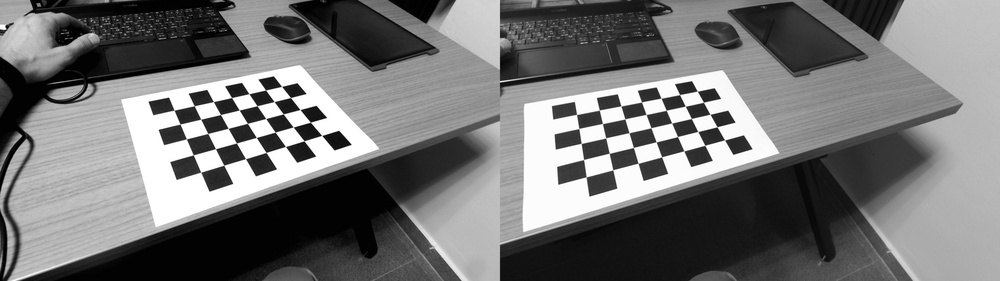
//> input picture stereo_check_undistorted/stereo/calibration/m001.jpg, 1000 x 281 px, shrunk from 1920 x 540 before the run
$ ./main stereo/calibration/m001.jpg stereo/calibration/m002.jpg   (built with g++ and OpenCV 4)
//> lines starting //> are read from the running program, lines starting //| are printed output that depends on the picture
#include <opencv2/opencv.hpp>
#include <iostream>
#include <fstream>

struct StereoParams {
    cv::Mat mtxL, distL, mtxR, distR;
    cv::Mat Rot, Trns, Emat, Fmat;
};

void loadStereoParams(const std::string& filename, StereoParams& params) {
    cv::FileStorage fs(filename, cv::FileStorage::READ);
    if (!fs.isOpened()) {
        throw std::runtime_error("Could not open calibration file: " + filename);
    }
    fs["LEFT_K"] >> params.mtxL;
    fs["LEFT_D"] >> params.distL;
    fs["RIGHT_K"] >> params.mtxR;
    fs["RIGHT_D"] >> params.distR;
    fs["R"] >> params.Rot;
    fs["T"] >> params.Trns;
    fs["E"] >> params.Emat;
    fs["F"] >> params.Fmat;
    fs.release();
}

void rectifyStereoImages(const StereoParams& params, cv::Mat& left, cv::Mat& right) {
    cv::Mat rectL, rectR, projMatL, projMatR, Q;
    cv::Mat mapL1, mapL2, mapR1, mapR2;
    cv::stereoRectify(params.mtxL, params.distL, params.mtxR, params.distR, left.size(),
                      params.Rot, params.Trns, rectL, rectR, projMatL, projMatR, Q,
                      cv::CALIB_ZERO_DISPARITY, 0);
    cv::initUndistortRectifyMap(params.mtxL, params.distL, rectL, projMatL, left.size(), CV_16SC2, mapL1, mapL2);
    cv::initUndistortRectifyMap(params.mtxR, params.distR, rectR, projMatR, right.size(), CV_16SC2, mapR1, mapR2);

    cv::remap(left, left, mapL1, mapL2, cv::INTER_LINEAR);
    cv::remap(right, right, mapR1, mapR2, cv::INTER_LINEAR);
}

void drawHorizontalLine(cv::Mat& img, int y) {
    cv::line(img, cv::Point(0, y), cv::Point(img.cols, y), cv::Scalar(0, 0, 255), 1);
}

void onMouse(int event, int x, int y, int, void* userdata) {
    if (event == cv::EVENT_MOUSEMOVE) {
        cv::Mat* images = static_cast<cv::Mat*>(userdata);
        cv::Mat leftDisplay, rightDisplay;

        images[0].copyTo(leftDisplay);
        images[1].copyTo(rightDisplay);

        drawHorizontalLine(leftDisplay, y);
        drawHorizontalLine(rightDisplay, y);

        cv::Mat combined;
        cv::hconcat(leftDisplay, rightDisplay, combined);
        cv::imshow("Original Stereo Images", combined);
    }
}

int main(int argc, char** argv) {
    if (argc < 3) {
        std::cerr << "Usage: ./stereo_checkundistorted stereo_image.jpg stereocalibrationfile.yml" << std::endl;
        return EXIT_FAILURE;
    }

    std::string stereoImagePath = argv[1];
    std::string calibrationFilePath = argv[2];

    cv::Mat stereoImage = cv::imread(stereoImagePath, cv::IMREAD_GRAYSCALE);
//> stereoImage is the input picture: 281 rows x 1000 cols, CV_8UC1; min 0, max 255, mean 115.4
    if (stereoImage.empty()) {
        std::cerr << "Error reading stereo image: " << stereoImagePath << std::endl;
        return EXIT_FAILURE;
    }

    int halfWidth = stereoImage.cols / 2;
//> halfWidth = 500
    cv::Mat left = stereoImage(cv::Rect(0, 0, halfWidth, stereoImage.rows));
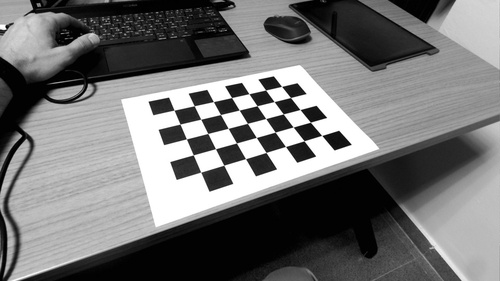
//> left: 281 rows x 500 cols, CV_8UC1; min 0, max 255, mean 115.1
    cv::Mat right = stereoImage(cv::Rect(halfWidth, 0, halfWidth, stereoImage.rows));
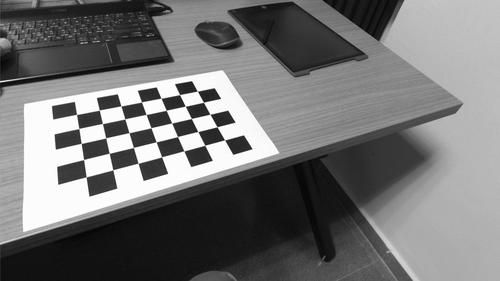
//> right: 281 rows x 500 cols, CV_8UC1; min 4, max 255, mean 115.8

    StereoParams params;
    try {
        loadStereoParams(calibrationFilePath, params);
//> (the run ends here: the program stops with an error, at `cv::FileStorage fs(filename, cv::FileStorage::READ);`)

$ run again, on stereo_check_undistorted/stereo/calibration/m003.jpg
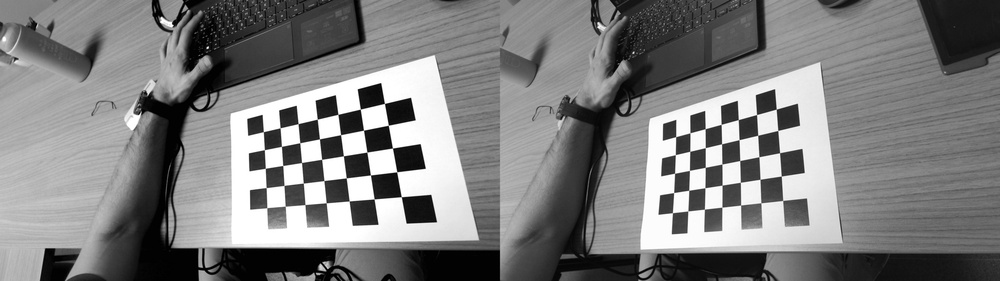
//> input picture stereo_check_undistorted/stereo/calibration/m003.jpg, 1000 x 281 px, shrunk from 1920 x 540 before the run
//> stereoImage is the input picture: 281 rows x 1000 cols, CV_8UC1; min 0, max 255, mean 126.5
//> `cv::Mat left = stereoImage(cv::Rect(0, 0, halfWidth, stereoImage.rows));`:
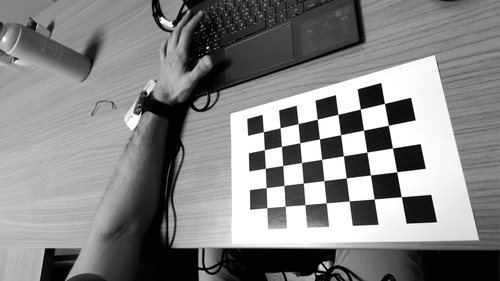
//> left: 281 rows x 500 cols, CV_8UC1; min 0, max 255, mean 132.6
//> `cv::Mat right = stereoImage(cv::Rect(halfWidth, 0, halfWidth, stereoIm..`:
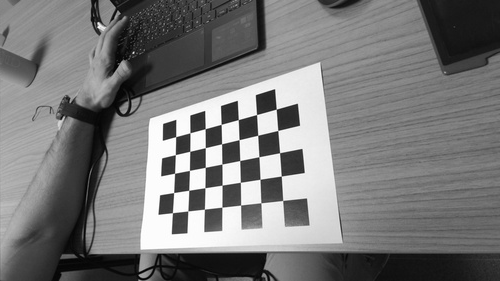
//> right: 281 rows x 500 cols, CV_8UC1; min 0, max 255, mean 120.5

$ run again, on stereo_check_undistorted/stereo/calibration/m004.jpg
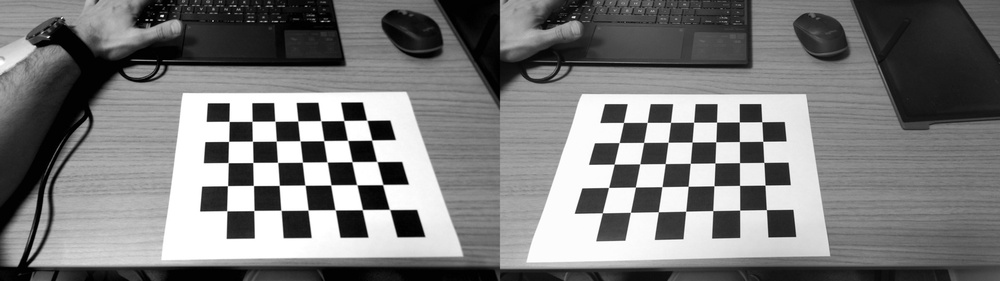
//> input picture stereo_check_undistorted/stereo/calibration/m004.jpg, 1000 x 281 px, shrunk from 1920 x 540 before the run
//> stereoImage is the input picture: 281 rows x 1000 cols, CV_8UC1; min 0, max 255, mean 122.8
//> `cv::Mat left = stereoImage(cv::Rect(0, 0, halfWidth, stereoImage.rows));`:
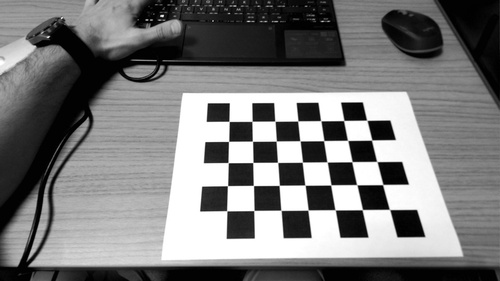
//> left: 281 rows x 500 cols, CV_8UC1; min 0, max 255, mean 122.4
//> `cv::Mat right = stereoImage(cv::Rect(halfWidth, 0, halfWidth, stereoIm..`:
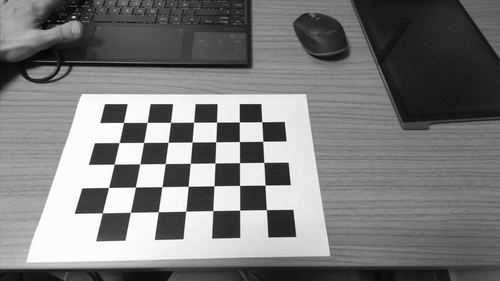
//> right: 281 rows x 500 cols, CV_8UC1; min 0, max 255, mean 123.1

$ run again, on stereo_check_undistorted/stereo/calibration/m005.jpg
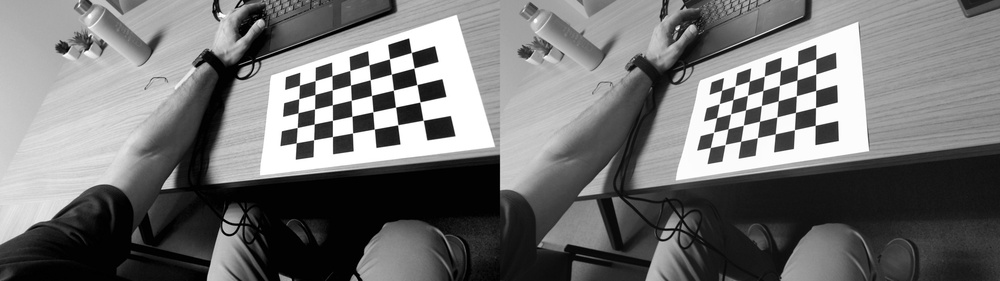
//> input picture stereo_check_undistorted/stereo/calibration/m005.jpg, 1000 x 281 px, shrunk from 1920 x 540 before the run
//> stereoImage is the input picture: 281 rows x 1000 cols, CV_8UC1; min 0, max 255, mean 114.8
//> `cv::Mat left = stereoImage(cv::Rect(0, 0, halfWidth, stereoImage.rows));`:
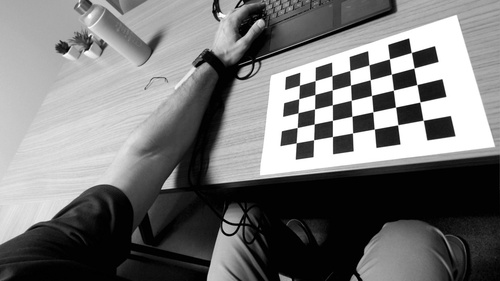
//> left: 281 rows x 500 cols, CV_8UC1; min 0, max 255, mean 118
//> `cv::Mat right = stereoImage(cv::Rect(halfWidth, 0, halfWidth, stereoIm..`:
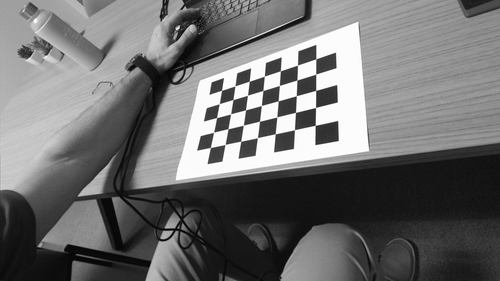
//> right: 281 rows x 500 cols, CV_8UC1; min 1, max 255, mean 111.5
